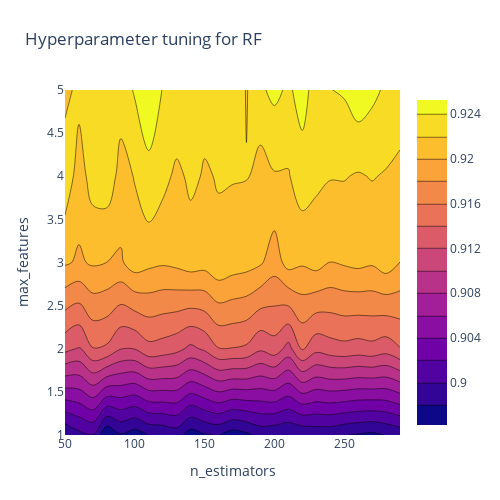

The code cell stored with this chart in its notebook:
### Code cell
#visualize tuned model by parameters (2D)
import plotly.graph_objects as go

# X and Y axes labels
layout = go.Layout(
            xaxis=go.layout.XAxis(
              title=go.layout.xaxis.Title(
              text='n_estimators')
             ),
             yaxis=go.layout.YAxis(
              title=go.layout.yaxis.Title(
              text='max_features') 
            ) )

fig = go.Figure(data = [go.Contour(z=z, x=x, y=y)], layout=layout )

fig.update_layout(title='Hyperparameter tuning for RF', autosize=False,
                  width=500, height=500,
                  margin=dict(l=65, r=50, b=65, t=90))

fig.show()

### Figure 1 — Plotly figure (JSON) as saved in the notebook; plotly's stock layout.template omitted (floating-point values rounded to 4 significant figures)
{"data": [{"type": "contour", "x": [50, 60, 70, 80, 90, 100, 110, 120, 130, 140, 150, 160, 170, 180, 190, 200, 210, 220, 230, 240, 250, 260, 270, 280, 290], "y": [1, 2, 3, 4, 5], "z": [[0.8981, 0.8994, 0.8999, 0.8962, 0.8978, 0.897, 0.8981, 0.8983, 0.8989, 0.897, 0.8978, 0.8981, 0.897, 0.8975, 0.8986, 0.8983, 0.8981, 0.8983, 0.8986, 0.8986, 0.8981, 0.8978, 0.8975, 0.8981, 0.8986], [0.9126, 0.9118, 0.9139, 0.9137, 0.9121, 0.9121, 0.9134, 0.9131, 0.9126, 0.9115, 0.9123, 0.9139, 0.9139, 0.9137, 0.9123, 0.9131, 0.9113, 0.9142, 0.9126, 0.9131, 0.9134, 0.9131, 0.9134, 0.9129, 0.9139], [0.9203, 0.9197, 0.9203, 0.92, 0.9197, 0.921, 0.9205, 0.9203, 0.9205, 0.921, 0.9208, 0.9216, 0.921, 0.9208, 0.9203, 0.9189, 0.9208, 0.9203, 0.9208, 0.92, 0.9203, 0.9205, 0.9203, 0.921, 0.92], [0.9234, 0.921, 0.9229, 0.9232, 0.9213, 0.9221, 0.9237, 0.9226, 0.9216, 0.9224, 0.9218, 0.9221, 0.9221, 0.9221, 0.921, 0.9218, 0.9218, 0.9232, 0.9224, 0.9221, 0.9221, 0.9218, 0.9221, 0.9218, 0.9218], [0.9213, 0.9226, 0.9226, 0.9226, 0.9229, 0.9242, 0.9247, 0.924, 0.9237, 0.9226, 0.9226, 0.9221, 0.924, 0.9218, 0.9237, 0.9245, 0.9237, 0.9247, 0.9232, 0.924, 0.9242, 0.9253, 0.9245, 0.9237, 0.9224]]}], "layout": {"autosize": false, "height": 500, "margin": {"b": 65, "l": 65, "r": 50, "t": 90}, "title": {"text": "Hyperparameter tuning for RF"}, "width": 500, "xaxis": {"title": {"text": "n_estimators"}}, "yaxis": {"title": {"text": "max_features"}}}}
